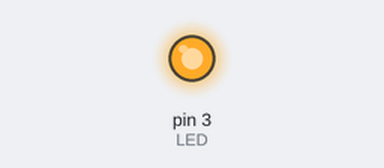
Bench run of a sketch on a simulated Arduino Uno, built with avr-gcc and run on an emulated ATmega328P. On the bench: output pins drawn as LEDs (lit = HIGH).

Above: at 2.5 s.
At 5.5 s:
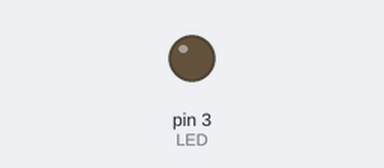
Timing chart, 0 to 7.8 s (numbered marks = the images above):
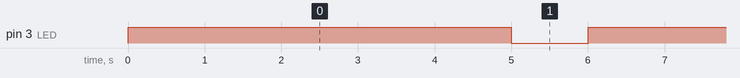

The sketch:

do_7led.ino
```cpp
#define LED 3

void setup()
{
  pinMode(LED, OUTPUT);
}

void loop()
{
  digitalWrite(LED, HIGH);
  delay(5000); //ms
  digitalWrite(LED, LOW);
  delay(1000);
}
```

Measured:
- by itself, pin 3 (LED): alternates HIGH for 5.0 s and LOW for 1.0 s
